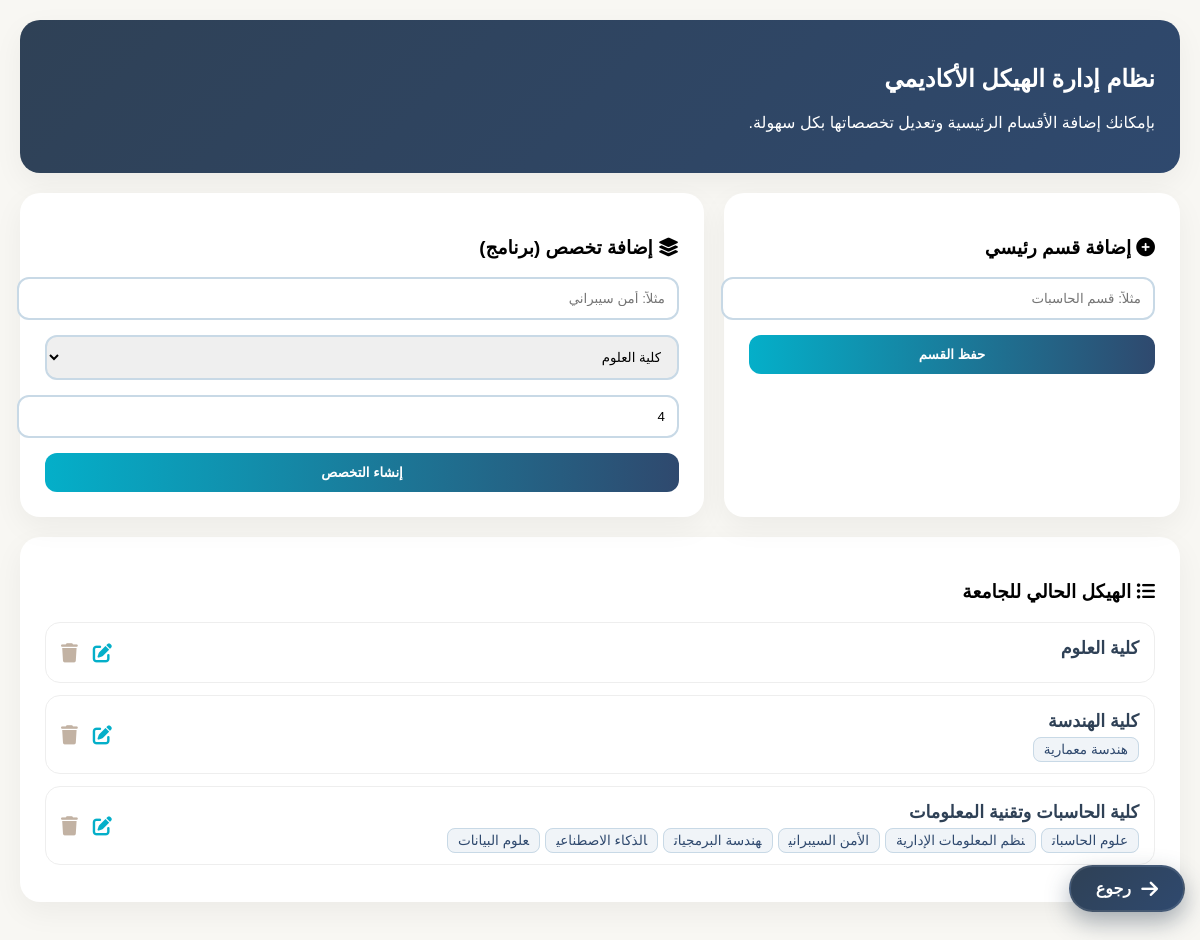
Page /manage_structure.php on the committed database.
### tables this page shows
CREATE TABLE `colleges` (
  `college_id` int(11) NOT NULL,
  `name` varchar(100) NOT NULL
);

CREATE TABLE `departments` (
  `dept_id` int(11) NOT NULL,
  `name` varchar(100) NOT NULL,
  `college_id` int(11) DEFAULT NULL
);

### manage_structure.php (the view, shortened to what this page needs)
<?php
require_once 'db_config.php';
$main_depts = $pdo->query("SELECT * FROM colleges ORDER BY college_id DESC")->fetchAll();
?>
<!DOCTYPE html>
<html lang="ar" dir="rtl">
<head>
    <link rel="stylesheet" href="https://cdnjs.cloudflare.com/ajax/libs/font-awesome/6.4.0/css/all.min.css">
</head>
<body>
<div class="glass-card" style="background: linear-gradient(135deg, var(--primary), var(--navy)); color: white;">
    <h2>نظام إدارة الهيكل الأكاديمي</h2>
    <p>بإمكانك إضافة الأقسام الرئيسية وتعديل تخصصاتها بكل سهولة.</p>
</div>
<div class="grid">
    <div class="glass-card">
        <h3><i class="fas fa-plus-circle"></i> إضافة قسم رئيسي</h3>
        <form method="POST">
            <div class="input-box"><input type="text" name="dept_name" placeholder="مثلاً: قسم الحاسبات" required></div>
            <button type="submit" name="add_main_dept" class="btn-grad">حفظ القسم</button>
        </form>
    </div>
    <div class="glass-card">
        <h3><i class="fas fa-layer-group"></i> إضافة تخصص (برنامج)</h3>
        <form method="POST">
            <div class="input-box"><input type="text" name="prog_name" placeholder="مثلاً: أمن سيبراني" required></div>
            <div class="input-box">
                <select name="main_dept_id">
                    <?php foreach($main_depts as $md): ?><option value="<?= $md['college_id'] ?>"><?= $md['name'] ?></option><?php endforeach; ?>
                </select>
            </div>
            <div class="input-box"><input type="number" name="level_count" value="4" min="1" max="6"></div>
            <button type="submit" name="add_sub_prog" class="btn-grad">إنشاء التخصص</button>
        </form>
    </div>
</div>
<div class="glass-card">
    <h3><i class="fas fa-list-ul"></i> الهيكل الحالي للجامعة</h3>
    <?php foreach($main_depts as $md): ?>
        <div class="dept-item">
            <div>
                <strong style="color:var(--primary); font-size:1.1em"><?= $md['name'] ?></strong>
                <div style="margin-top:8px">
                    <?php
                    $subs = $pdo->prepare("SELECT name FROM departments WHERE college_id = ?");
                    $subs->execute([$md['college_id']]);
                    while($s = $subs->fetch()) echo "<span class='badge'>{$s['name']}</span>";
                    ?>
                </div>
            </div>
            <div class="action-btns">
                <i class="fas fa-edit act-icon edit" onclick="openEdit('<?= $md['college_id'] ?>', '<?= $md['name'] ?>')"></i>
                <i class="fas fa-trash act-icon del" onclick="confirmDel(<?= $md['college_id'] ?>)"></i>
            </div>
        </div>
    <?php endforeach; ?>
</div>
</body>
</html>
<a href="admin_dashboard.php" class="floating-back-btn" title="العودة للخلف">
    <i class="fas fa-arrow-right"></i>
    <span>رجوع</span>
</a>

### manage_structure.php (style rules this page uses)
:root { --primary: #2F4156; --accent: #04AFC9; --navy: #2F496E; --bg: #F8F7F3; --soft: #C8D9E6; }
body { font-family: 'Cairo', sans-serif; background: var(--bg); margin: 0; padding: 20px; }
.glass-card { background: white; border-radius: 20px; padding: 25px; margin-bottom: 20px; box-shadow: 0 10px 30px rgba(0,0,0,0.05); }
.grid { display: grid; grid-template-columns: 1fr 1.5fr; gap: 20px; }
.input-box { margin-bottom: 15px; }
.input-box input, .input-box select { width: 100%; padding: 12px; border: 2px solid var(--soft); border-radius: 12px; outline: none; transition: 0.3s; }
.btn-grad { background: linear-gradient(to right, var(--accent), var(--navy)); color: white; border: none; padding: 12px; border-radius: 12px; cursor: pointer; width: 100%; font-weight: bold; transition: 0.3s; }
.dept-item { background: #fff; border: 1px solid #eee; padding: 15px; border-radius: 15px; margin-bottom: 12px; display: flex; justify-content: space-between; align-items: center; }
.badge { background: #f0f4f8; color: var(--navy); padding: 4px 10px; border-radius: 8px; font-size: 0.85em; margin-left: 5px; border: 1px solid var(--soft); }
.action-btns { display: flex; gap: 15px; }
.act-icon { cursor: pointer; font-size: 1.2em; transition: 0.2s; }
.act-icon.edit { color: var(--accent); }
.act-icon.del { color: #c2b2a3; }
.floating-back-btn { position: fixed; bottom: 30px; right: 15px; background: linear-gradient(135deg, #2F4156 0%, #2F496E 100%); color: #ffffff !important; padding: 12px 25px; border-radius: 50px; text-decoration: none; display: flex; align-items: center; gap: 10px; font-family: 'Cairo', sans-serif; font-weight: 700; box-shadow: 0 10px 25px rgba(47, 65, 86, 0.4); border: 2px solid rgba(255, 255, 255, 0.1); z-index: 9999; transition: all 0.3s cubic-bezier(0.175, 0.885, 0.32, 1.275); }
.floating-back-btn i { font-size: 1.2em; }

### rows in the picture
colleges: name "كلية العلوم"
colleges: name "كلية الهندسة"
departments: name "هندسة معمارية"
colleges: name "كلية الحاسبات وتقنية المعلومات"
departments: name "علوم الحاسبات"
departments: name "نظم المعلومات الإدارية"
departments: name "الأمن السيبراني"
departments: name "هندسة البرمجيات"
departments: name "الذكاء الاصطناعي"
departments: name "علوم البيانات"

### other values in the picture
form field main_dept_id "كلية العلوم"
